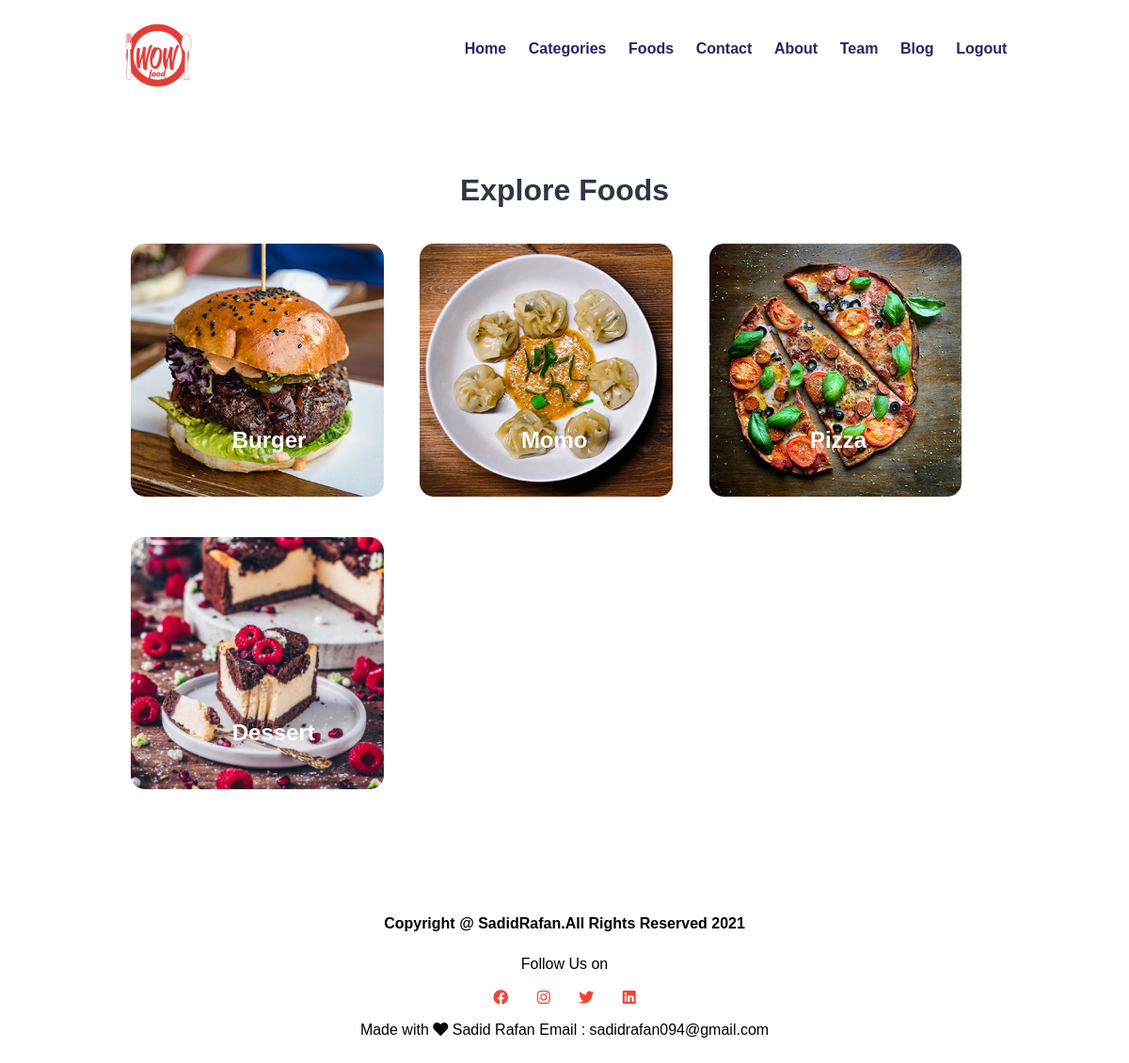
/categories.php, run on the app's committed database.
### tables this page shows
CREATE TABLE `category` (
  `id` int(33) NOT NULL,
  `picture` varchar(255) NOT NULL,
  `name` varchar(255) NOT NULL
);

### categories.php (the view, shortened to what this page needs)
<!DOCTYPE html>
<html lang="en">
<head>
    <link rel="stylesheet" href="mainh.css">
    <link rel="stylesheet" href="https://use.fontawesome.com/releases/v5.15.4/css/all.css">
</head>
<body>
<?php
    $servername = "localhost";
    $username = "root";
    $password = "";
    $dbname = "food-order";
    $conn = new mysqli($servername, $username, $password, $dbname);
?>
    <section class="navbar">
        <div class="container">
            <div class="logo">
                <a href="#" title="Logo">
                    <img src="images/logo1.jpg" alt="Restaurant Logo" class="img-responsive">
                </a>
            </div>
            <div class="menu text-right">
                <ul>
                <li>
                     <a href="main.php">Home</a>
                    </li>
                    <li>
                        <a href="categories.php">Categories</a>
                    </li>
                    <li>
                        <a href="foods.php">Foods</a>
                    </li>
                    <li>
                        <a href="contact.php">Contact</a>
                    </li>
                    <li>
                        <a href="about.php">About</a>
                    </li>
                    <li>
                        <a href="team.php">Team</a>
                    </li>
                    <li>
                        <a href="blog.php">Blog</a>
                    </li>
                    <li>
                        <a href="logout.php">Logout</a>
                    </li>
                </ul>
            </div>
        </div>
    </section>
    <section class="categories">
        <div class="container">
         <h2 class="text-center">Explore Foods</h2>
         <?php
        $sql = "SELECT * FROM category";
        $result = $conn->query($sql);
        if ($result->num_rows > 0) {
            while ($row = $result->fetch_assoc()) {
        ?>
            <a href="foods.php">
            <div class="box-3 float-container">
                <img src="images/<?php echo $row["picture"] ?>" alt="Pizza" class="img-responsive img-curve">
                <h3 class="float-text text-white"><?php echo $row["name"] ?></h3>
            </div>
            </a>
         <?php
            }
         }
         ?>
        </div>
    </section>
<section class="footer">
    <h4>Copyright @ SadidRafan.All Rights Reserved  2021</h4>
    <p>Follow Us on</p>
    <div class="icons">
        <i class="fab fa-facebook"></i>
        <i class="fab fa-instagram"></i>
        <i class="fab fa-twitter"></i>
        <i class="fab fa-linkedin"></i>
    </div>
    <p>Made with <i class="fas fa-heart"></i> Sadid Rafan Email : sadidrafan094@gmail.com </p>
</section>
</body>
</html>

### mainh.css (style rules this page uses)
* { margin: 0 0; padding: 0 0; font-family: Arial, Helvetica, sans-serif; }
.container { width: 80%; margin: 0 auto; padding: 1%; }
.img-responsive { width: 100%; }
.img-curve { border-radius: 15px; }
.text-right { text-align: right; }
.text-center { text-align: center; }
.text-white { color: white; }
a { color: #2e2069; text-decoration: none; }
h2 { color: #2f3542; font-size: 2rem; margin-bottom: 2%; }
h3 { font-size: 1.5rem; }
.float-container { position: relative; }
.float-text { position: absolute; bottom: 50px; left: 40%; }
.logo { width: 10%; float: left; }
.menu { line-height: 60px; }
.menu ul { list-style-type: none; }
.menu ul li { display: inline-block; padding: 1%; font-weight: bold; position: relative; }
.categories { padding: 4% 0; }
.box-3 { width: 28%; float: left; margin: 2%; }
.footer { width:100%; text-align:center; padding:30px 0; }
.footer h4 { margin-bottom: 25px; margin-top: 20px; font-weight: 600; }
.icons .fab { color: #f44336; margin: 0 13px; cursor: pointer; padding:18px 0; size: 12px; }

### data on the page
category: picture (picture), name "Burger"
category: picture (picture), name "Momo"
category: picture (picture), name "Pizza"
category: picture (picture), name "Dessert"
